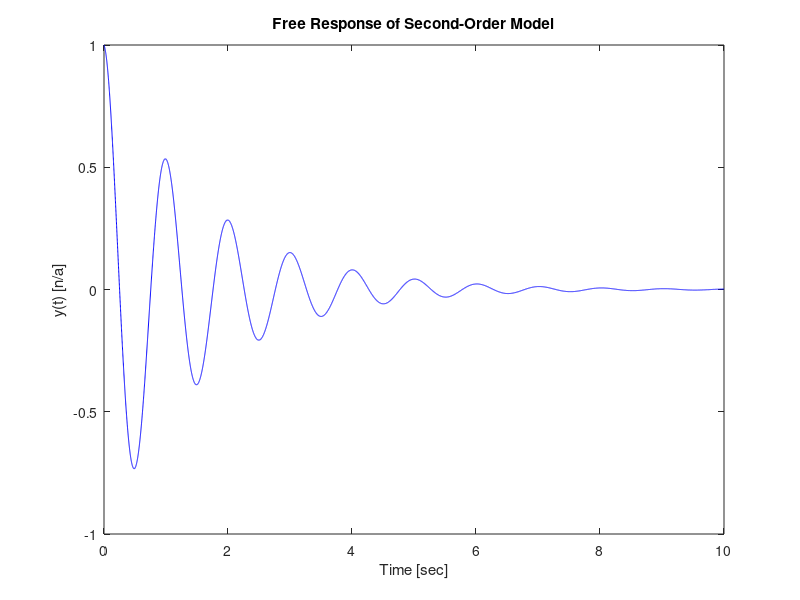

This chart was generated by the following MATLAB code:
% Illustration of Second-Order LTI Free Response

% Model Parameters 
wn = 1*2*pi;  % undamped nat'l freq. [rad/s]
zeta = 0.1;   % damping ratio [n/a]cd 

% Initial condition
y0 = 1;  %  y(t=0)

% Describe a vector of times for the solution
dt = 0.001;   % Time step [s]
Tend = 10;  % End of time horizon for simulation [s]
tt = 0:dt:Tend;  

% Solution to DE
wd = wn*sqrt(1-zeta^2);
Yeqn = y0*exp(-zeta*wn*tt).*cos(wd*tt);

% Plot the Results
figure(1); clf()
plot(tt,Yeqn,'b-')
xlabel('Time [sec]')
ylabel('y(t) [n/a]')
title('Free Response of Second-Order Model')
